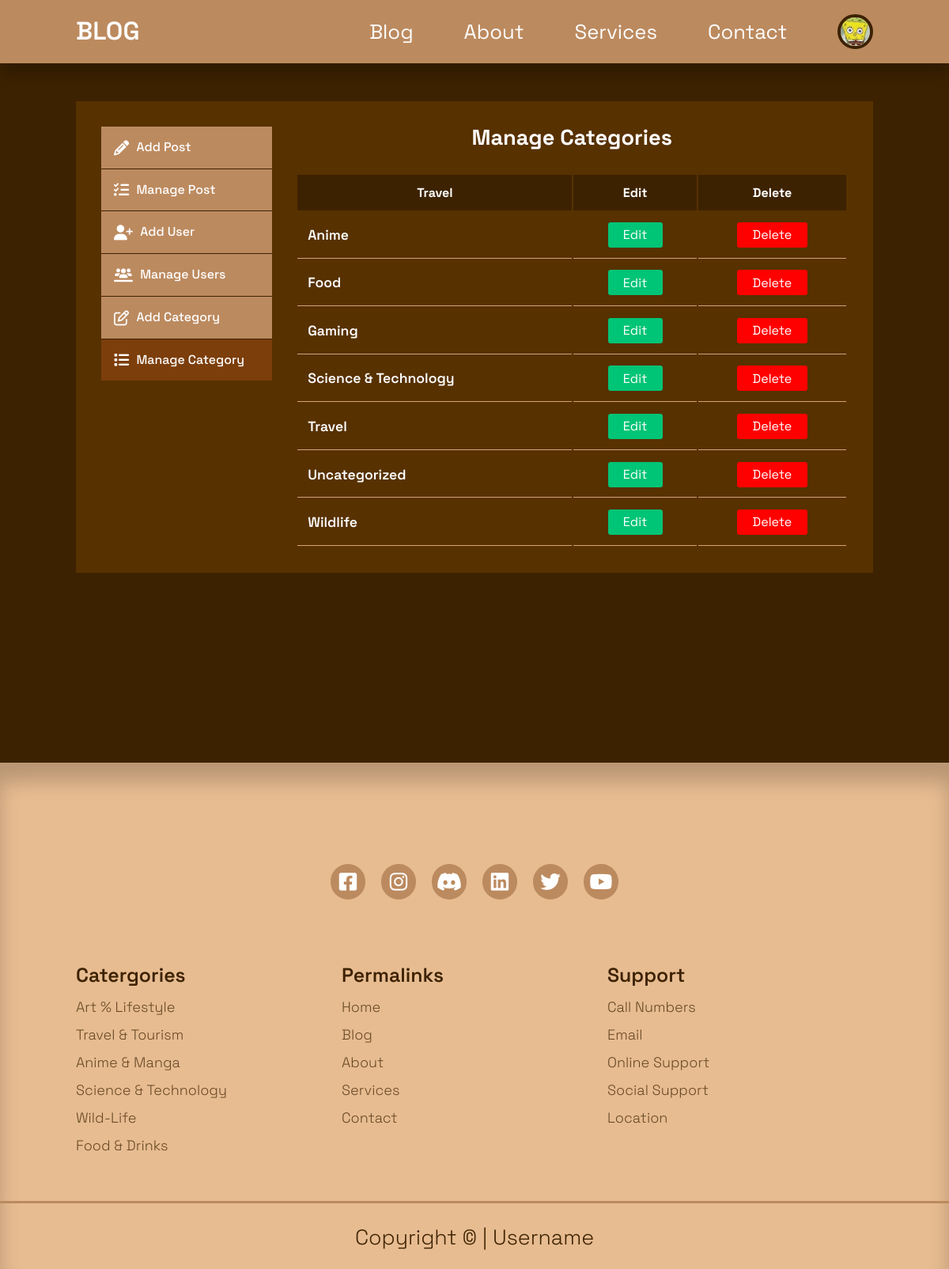
/admin/manage-categories.php (signed in), run on the app's committed database.
### tables this page shows
CREATE TABLE `users` (
  `id` int(10) UNSIGNED NOT NULL,
  `firstname` varchar(30) NOT NULL,
  `lastname` varchar(30) NOT NULL,
  `username` varchar(30) NOT NULL,
  `email` varchar(60) NOT NULL,
  `password` varchar(255) NOT NULL,
  `avatar` varchar(100) NOT NULL,
  `is_admin` tinyint(1) NOT NULL
);

CREATE TABLE `categories` (
  `id` int(10) UNSIGNED NOT NULL,
  `title` varchar(50) NOT NULL,
  `description` text NOT NULL
);

### admin/manage-categories.php (the view, shortened to what this page needs)
<?php
  include 'partials/header.php';
  $query = "SELECT * FROM categories ORDER BY title";
  $categories = mysqli_query($connection,$query);
?>
  <main>
    <section class="dashboard" >
      <div class="container dashboard-container">
        <aside>
          <ul>
            <li>
              <a href="add-post.php">
                <i class="fa-solid fa-pencil"></i>
                <h5>Add Post</h5>
              </a>
            </li>
            <li>
              <a href="index.php">
                <i class="fa-solid fa-list-check"></i>
                <h5>Manage Post</h5>
              </a>
            </li>
            <?php if(isset($_SESSION['user_is_admin'])) : ?>
            <li>
              <a href="add-user.php">
                <i class="fa-solid fa-user-plus"></i>
                <h5>Add User</h5>
              </a>
            </li>
            <li>
              <a href="manage-users.php">
                <i class="fa-solid fa-users-line"></i>
                <h5>Manage Users</h5>
              </a>
            </li>
            <li>
              <a href="add-category.php">
                <i class="fa-regular fa-pen-to-square"></i>
                <h5>Add Category</h5>
              </a>
            </li>
            <li>
              <a href="manage-categories.php" class="dashboard-active">
                <i class="fa-solid fa-list"></i>
                <h5>Manage Category</h5>
              </a>
            </li>
            <?php endif ?>
          </ul>
        </aside>
        <div class="main-table" >
          <h2>Manage Categories</h2>
          <?php if(mysqli_num_rows($categories) > 0) : ?>
          <table>
            <thead>
              <tr>
                <th>Travel</th>
                <th>Edit</a></th>
                <th>Delete</th>
              </tr>
            </thead>
            <tbody>
              <?php while($category = mysqli_fetch_assoc($categories)) : ?>
              <tr>
                <td><?= $category['title'] ?></td>
                <td>
                  <div>
                    <a href="<?= ROOT_URL ?>admin/edit-category.php?id=<?= $category['id']?>" class="edit-button sm" >Edit</a>
                  </div>
                </td>
                <td>
                  <div>
                    <a href="<?= ROOT_URL ?>admin/delete-category.php?id=<?= $category['id']?>" class="delete-button sm" >Delete</a>
                  </div>
                </td>
              </tr>
              <?php endwhile ?>
            </tbody>
          </table>
          <?php else : ?>
            <div class="alert-message error">
              <?= "No categories are found" ?>
            </div>
          <?php endif ?>
        </div>
      </div>
    </section>
  </main>
  <?php
  include '../partials/footer.php'
?>

### admin/partials/header.php (shortened to what this page needs)
<?php
  require'config/db.php';
   if(isset($_SESSION['user-id'])){
    $id = filter_var($_SESSION['user-id'], FILTER_SANITIZE_NUMBER_INT);
    $query = "SELECT avatar FROM users WHERE id = $id";
    $result = mysqli_query($connection, $query);
    $avatar = mysqli_fetch_assoc($result);
  }
?>
<!DOCTYPE html>
<html lang="en">
<head>
  <link rel="stylesheet" href="https://cdnjs.cloudflare.com/ajax/libs/font-awesome/6.4.0/css/all.min.css" />
  <link rel="stylesheet" href="../css/styles.css">
  <link rel="stylesheet" href="../css/form.css">
  <link rel="stylesheet" href="../css/dashboard.css">
</head>
<body>
  <header>
    <nav>
      <div class="container navbar-container">
        <a class="navbar-logo" href="<?= ROOT_URL ?>">BLOG</a>
        <ul class="navbar-items">
          <li><a href="<?= ROOT_URL ?>blog.php">Blog</a></li>
          <li><a href="<?= ROOT_URL ?>about.php">About</a></li>
          <li><a href="<?= ROOT_URL ?>services.php">Services</a></li>
          <li><a href="<?= ROOT_URL ?>contact.php">Contact</a></li>
          <?php if(isset($_SESSION['user-id'])) : ?>
            <li class="navbar-profile">
            <div class="avatar">
              <img src="<?= ROOT_URL . 'images/' . $avatar['avatar'] ?>">
            </div>
          </li>
          <?php else : ?>
          <li><a href="<?= ROOT_URL ?>login.php">login</a></li>
          <?php endif ?>
        </ul>
      </div>
    </nav>
  </header>
</body>
</html>

### css/styles.css (style rules this page uses)
:root { --color-primary: #bc8a5f; --color-primary-light: hsl(242, 91%, 69%, 18%); --color-primary-variant: #d4a276; --color-primary1: #e7bc91; --color-primary2: #bc8a5f; --color-primary3: #a47148; --color-red: #da0f3f; --color-red-light: #db0f3f26; --color-green: #00c476; --color-green-light: #00c27426; --color-dark-gray: #f2f2fe4d; --color-light-gray: #f2f2feb3; --color-white: #ffffff; --color-black: #000000; --color-background-light: #573100; --color-background: #3d2201; --transition: all 0.15s ease; --color-secondary-dark: #0c013d; }
* { box-sizing: border-box; margin: 0; padding: 0; outline: 0; list-style-type: none; text-decoration: none; text-align: none; }
body { font-family: 'Space Grotesk', sans-serif; line-height: 1.6; color: var(--color-light-gray); overflow-x: hidden; background-color: var(--color-background); }
.container { width: 70%; max-width: 1800px; margin: 0 auto; }
section { margin-top: 3rem; width: 100vw; }
h1, h2, h3, h4, h5 { color: var(--color-white); line-height: 1.3; }
h2 { font-size: 1.7rem; margin: 1rem 0; }
a { color: var(--color-white); transition: var(--transition); font-size: 1.6rem; }
img { display: block; width: 100%; object-fit: cover; }
nav { background: var(--color-primary); width: 100vw; height: 5rem; position: fixed; top: 0; z-index: 10; box-shadow: 0 1rem 1rem rgba(0, 0, 0, 0.2); }
.navbar-container { height: 100%; display: flex; justify-content: space-between; align-items: center; }
.avatar { width: 2.8rem; height: 2.8rem; border-radius: 50%; overflow: hidden; border: 0.3rem solid var(--color-background); }
.navbar-logo { font-weight: 600; font-size: 2rem; }
.navbar-items { display: flex; align-items: center; gap: 4rem; }
.navbar-profile { position: relative; cursor: pointer; }
@media screen and (max-width: 1240px) { .container { width: 84%; } }

### css/form.css (style rules this page uses)
:root { --color-primary: #bc8a5f; --color-primary-light: hsl(242, 91%, 69%, 18%); --color-primary-variant: #d4a276; --color-primary1: #e7bc91; --color-primary2: #bc8a5f; --color-primary3: #a47148; --color-red: #ff0000; --color-red-light: #e7003626; --color-green: #00c476; --color-green-light: #00c27426; --color-dark-gray: #f2f2fe4d; --color-light-gray: #f2f2feb3; --color-white: #ffffff; --color-black: #000000; --color-background-light: #573100; --color-background: #3d2201; --transition: all 0.15s ease; --color-secondary-dark: #0c013d; }

### data on the page
users: avatar (picture)
categories: title "Anime"
categories: title "Food"
categories: title "Gaming"
categories: title "Science & Technology"
categories: title "Travel"
categories: title "Uncategorized"
categories: title "Wildlife"
